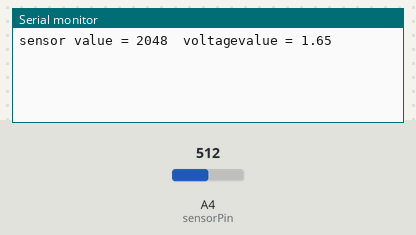
The sketch below on a simulated Arduino Zero (SAMD21). Parts: the last lines printed to the serial monitor. Inputs (shaded band) come from the test bench; at power-on: A4 (sensorPin) = 512 (analog values on the 0–1023 scale).

Above: at 1.2 s.
1.3 s: A4 (sensorPin) set to 716
At 1.3 s:
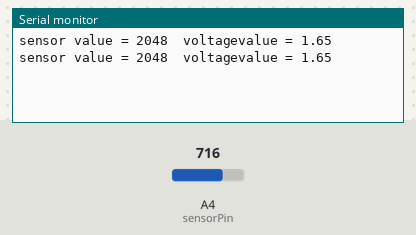
2.8 s: A4 (sensorPin) set to 900
At 4.3 s:
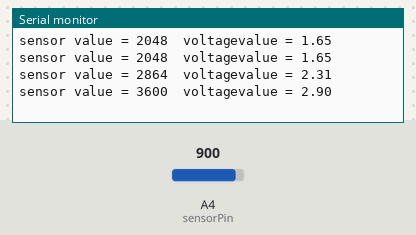
Timing chart, 0 to 5.8 s (numbered marks = the images above; inputs shaded):
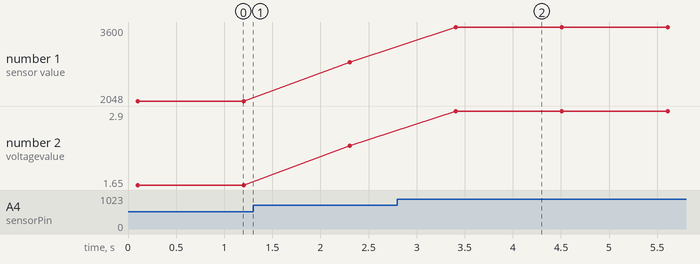

Measured:
- after the input at 2.8 s, the serial monitor: prints a new line after 0.61 s (image 2)
- plotted number 1: 2048 → 2864 after the input at 1.3 s, 2864 → 3600 after the input at 2.8 s
- plotted number 2: 1.65 → 2.31 after the input at 1.3 s, 2.31 → 2.9 after the input at 2.8 s

The sketch:

ADC.ino
```cpp
const int sensorPin = A4;
int sensorvalue1, sensorvalue;
float voltagevalue = 0;
void setup() {
  // put your setup code here, to run once:
  Serial.begin(115200);
  analogReadResolution(12);
}

void loop() {
  sensorvalue = 0;
  sensorvalue1 = 0;
  for (int x = 0; x < 10; x++) {
    sensorvalue1 += analogRead(sensorPin);
    delay(10);
  }
  sensorvalue = sensorvalue1 / 10;

  // sensorvalue = analogRead(sensorPin);
  voltagevalue = sensorvalue * (3.3 / 4095.0);
  Serial.print("sensor value = ");
  Serial.print(sensorvalue);
  Serial.print("\t");
  Serial.print("voltagevalue = ");
  Serial.println(voltagevalue);
  delay(1000);
}
```
